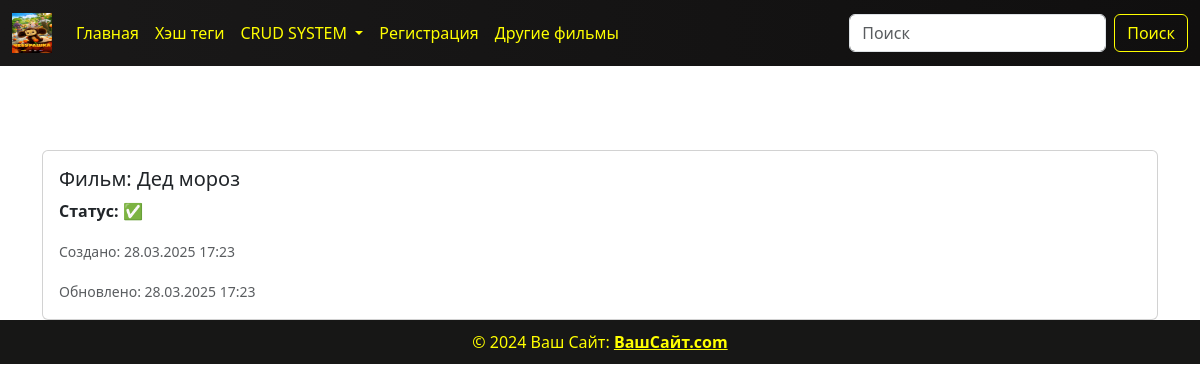
/task_list/13/, run on the app's committed database.
### crud/models.py (models this page shows, shortened)
class TodoList(models.Model):
    STATUS = (
        ('✅', '✅'),
        ('❌', '❌')
    )
    title = models.CharField(max_length=100)
    choice_films = models.ForeignKey(Films, on_delete=models.CASCADE)
    status = models.CharField(max_length=20, choices=STATUS, default='❌')
    created_at = models.DateTimeField(auto_now_add=True)
    updated_at = models.DateTimeField(auto_now=True)

### films/models.py (models this page shows)
class Films(models.Model):
    GENRE = (
        ('Ужасы', 'Ужасы'),
        ('Комедия', 'Комедия'),
    )
    image = models.ImageField(upload_to='films/', verbose_name='загрузите фото', null=True)
    title = models.CharField(max_length=100, verbose_name='укажите название фильма', null=True)
    description = models.TextField(verbose_name='укажите описание фильма', null=True, blank=True)
    price = models.FloatField()
    created_at = models.DateTimeField(auto_now_add=True)
    genre = models.CharField(max_length=10, choices=GENRE)
    time = models.TimeField()
    director = models.CharField(max_length=100)
    trailer = models.URLField(null=True)
    def __str__(self):
        return self.title
    class Meta:
        verbose_name = 'фильм'
        verbose_name_plural = 'фильмы'

### crud/views.py (the view)
# urls.py: path('task_list/<int:id>/', views.TaskDetailView.as_view(), name='task_detail'),
class TaskDetailView(generic.DetailView):
    template_name = 'crud/task_detail.html'
    context_object_name = 'task_id'
    def get_object(self, *args, **kwargs):
        task_id = self.kwargs.get('id')
        return get_object_or_404(models.TodoList, id=task_id)

### templates/crud/task_detail.html (shortened to what this page needs)
{% load static %}
<!DOCTYPE html>
<html lang="en">
<head>
    <link href="https://cdn.jsdelivr.net/npm/bootstrap@5.3.3/dist/css/bootstrap.min.css" rel="stylesheet"
>
    <link rel="stylesheet" href="{% static 'css/show.css' %}">
</head>
<body>
{% include 'components/header.html' %}
<div class="container mt-4">
    <div class="text-center-div">
       <h1 class="text-center">{{ task_id.title }}</h1>
    </div>
    <div class="card">
        <div class="card-body">
            <h5 class="card-title">Фильм: {{ task_id.choice_films }}</h5>
            <p class="card-text"><strong>Статус:</strong> {{ task_id.status }}</p>
            <p class="card-text"><small class="text-muted">Создано: {{ task_id.created_at|date:"d.m.Y H:i" }}</small></p>
            <p class="card-text"><small class="text-muted">Обновлено: {{ task_id.updated_at|date:"d.m.Y H:i" }}</small></p>
        </div>
    </div>
</div>
{% include 'components/footer.html' %}
</body>
</html>

### static/css/show.css (style rules this page uses)
body { display: flex; flex-direction: column; min-height: 100vh; padding-top: 70px; background: url("https://i.pinimg.com/736x/e3/7d/a9/e37da92d1e32051af32a81a8950733f3.jpg"); background-repeat: no-repeat; background-size: cover; background-position: center; }
.card { height: 200px; }
.card-body { overflow: hidden; }
.card-text { white-space: nowrap; overflow: hidden; text-overflow: ellipsis; }
.card { height: auto; }
.text-center-div h1 { color: white; }

### data on the page
TodoList: choice_films "Дед мороз", status "✅", created_at "28.03.2025 17:23", updated_at "28.03.2025 17:23"
